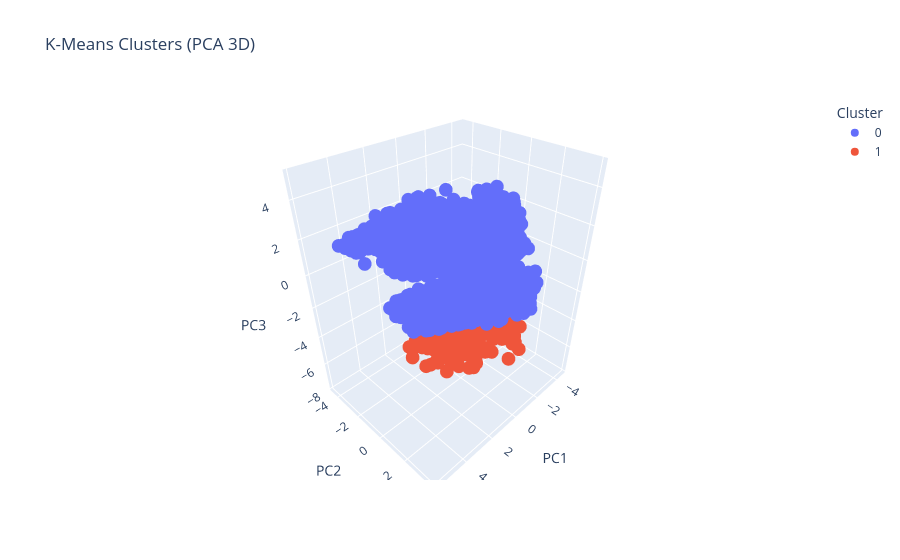

Notebook code cell kept with this figure:
### Code cell
import plotly.express as px

pca_3d = PCA(n_components=3)
X_pca_3d = pca_3d.fit_transform(X_train_scaled)

fig = px.scatter_3d(
    x=X_pca_3d[:, 0],
    y=X_pca_3d[:, 1],
    z=X_pca_3d[:, 2],
    color=kmeans.labels_.astype(str),
    labels={"x": "PC1", "y": "PC2", "z": "PC3", "color": "Cluster"},
    title="K-Means Clusters (PCA 3D)"
)
fig.show()

### Figure 1 — Plotly figure (JSON) as saved in the notebook; plotly's stock layout.template omitted (floating-point values rounded to 4 significant figures; data arrays with more than 128 entries replaced by an {"elided": "..."} marker saying what was removed)
{"data": [{"hovertemplate": "Cluster=0<br>PC1=%{x}<br>PC2=%{y}<br>PC3=%{z}<extra></extra>", "legendgroup": "0", "marker": {"color": "#636efa", "symbol": "circle"}, "mode": "markers", "name": "0", "scene": "scene", "showlegend": true, "type": "scatter3d", "x": {"elided": "33952 float values"}, "y": {"elided": "33952 float values"}, "z": {"elided": "33952 float values"}}, {"hovertemplate": "Cluster=1<br>PC1=%{x}<br>PC2=%{y}<br>PC3=%{z}<extra></extra>", "legendgroup": "1", "marker": {"color": "#EF553B", "symbol": "circle"}, "mode": "markers", "name": "1", "scene": "scene", "showlegend": true, "type": "scatter3d", "x": {"elided": "252 float values"}, "y": {"elided": "252 float values"}, "z": {"elided": "252 float values"}}], "layout": {"legend": {"title": {"text": "Cluster"}, "tracegroupgap": 0}, "scene": {"domain": {"x": [0, 1], "y": [0, 1]}, "xaxis": {"title": {"text": "PC1"}}, "yaxis": {"title": {"text": "PC2"}}, "zaxis": {"title": {"text": "PC3"}}}, "title": {"text": "K-Means Clusters (PCA 3D)"}}}
